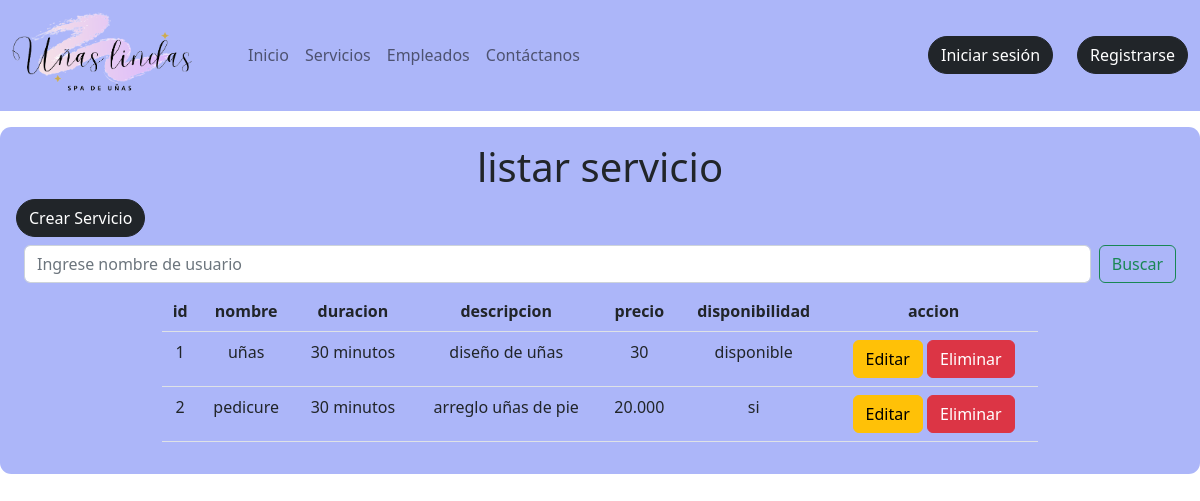
Screenshot of /listar_servicio with the database file from the repository.
### agenda/models.py (models this page shows, shortened)
class Servicio(models.Model):
    idServicio=models.BigAutoField(unique=True,primary_key=True)
    nombre=models.CharField(max_length=50)
    duracion=models.CharField(max_length=50)
    descripcion=models.CharField(max_length=240)
    precio=models.CharField(max_length=50)
    disponibilidad=models.CharField(max_length=50)

### agenda/views.py (the view)
# urls.py: path('listar_servicio',listar_servicios,name="listar_servicio"),
def listar_servicios(request):
    result=Servicio.objects.all()
    context={"datos":result}
    return render(request,'agenda/servicios/listar_servicio.html',context)

### agenda/templates/agenda/servicios/listar_servicio.html (shortened to what this page needs)
{% extends 'agenda/base.html' %}
{% load static %}
{% block contenedor %}
<section class="container mt-3 mb-3 p-3" style="background-color: #ACB6F9; max-width: 1400px; border-radius: 0.3cm;">
<h1 class="text-center">listar servicio</h1>
  <a class="btn btn-dark rounded-pill mx-auto" href="{% url 'form_servicio' %}">Crear Servicio</a>
  <form class="d-flex m-2" role="search" method="post" action="{% url 'buscar_servicio' %}">
    <input class="form-control me-2" type="search" placeholder="Ingrese nombre de usuario" aria-label="Search" name="ser">
    <button class="btn btn-outline-success" type="submit">Buscar</button>
  </form>
  {% if datos %}
  <table class="table w-75 mx-auto text-center">
    <tr>
      <th>id</th>
      <th>nombre</th>
      <th>duracion</th>
      <th>descripcion</th>
      <th>precio</th>
      <th>disponibilidad</th>
      <th>accion</th>
    </tr>
    {% for i in datos %}
    <tr>
      <td>{{i.idServicio}}</td>
      <td>{{i.nombre}}</td>
      <td>{{i.duracion}}</td>
      <td>{{i.descripcion}}</td>
      <td>{{i.precio}}</td>
      <td>{{i.disponibilidad}}</td>
      <td>
        <a class="btn btn-warning" href="{% url 'edit_form_servicio' i.idServicio %}">Editar</a>
        <a class="btn btn-danger" href="{% url 'eliminar_servicio' i.idServicio %}" onclick="return confirm('¿Estas seguro de eliminar?')"> Eliminar<a/>
      </td>
    </tr>
    {% endfor %}
  </table>
 {% else %}
 no hay registros
 {% endif %}
</section>
{% endblock %}

### rows the page displays
Servicio: idServicio "1", nombre "uñas", duracion "30 minutos", descripcion "diseño de uñas", precio "30", disponibilidad "disponible"
Servicio: idServicio "2", nombre "pedicure", duracion "30 minutos", descripcion "arreglo uñas de pie", precio "20.000", disponibilidad "si"
